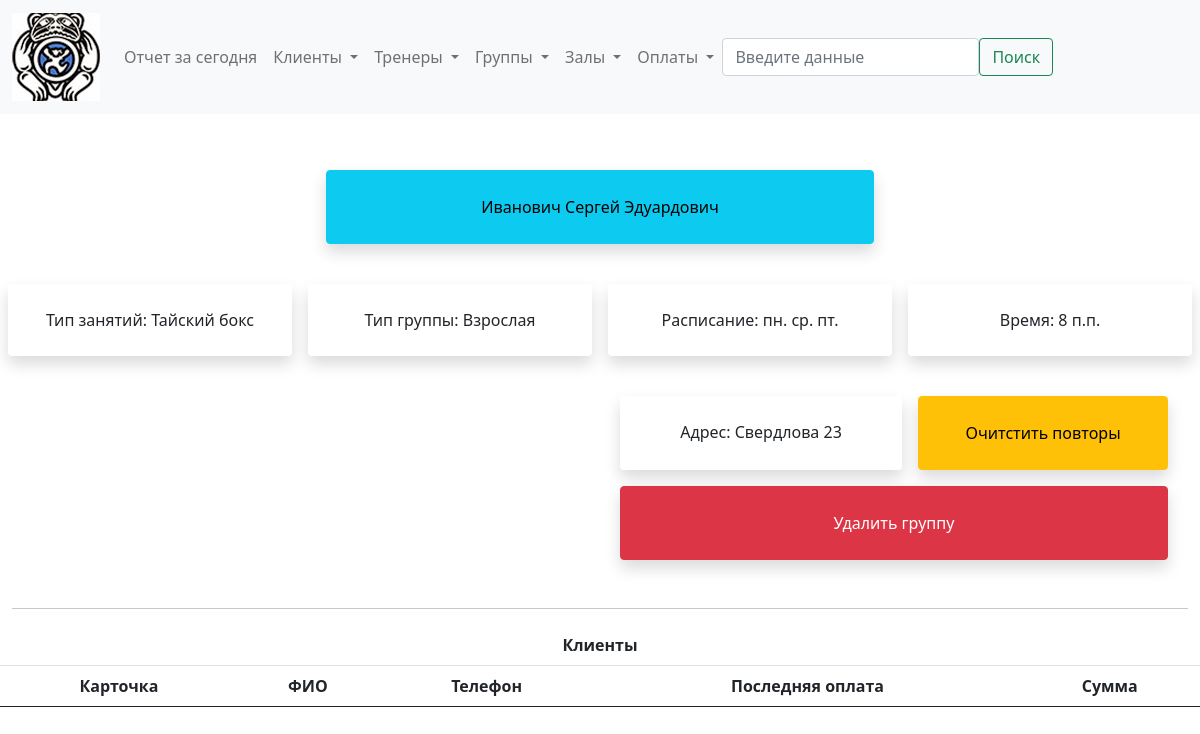
Before: /group/4 with the older database file.
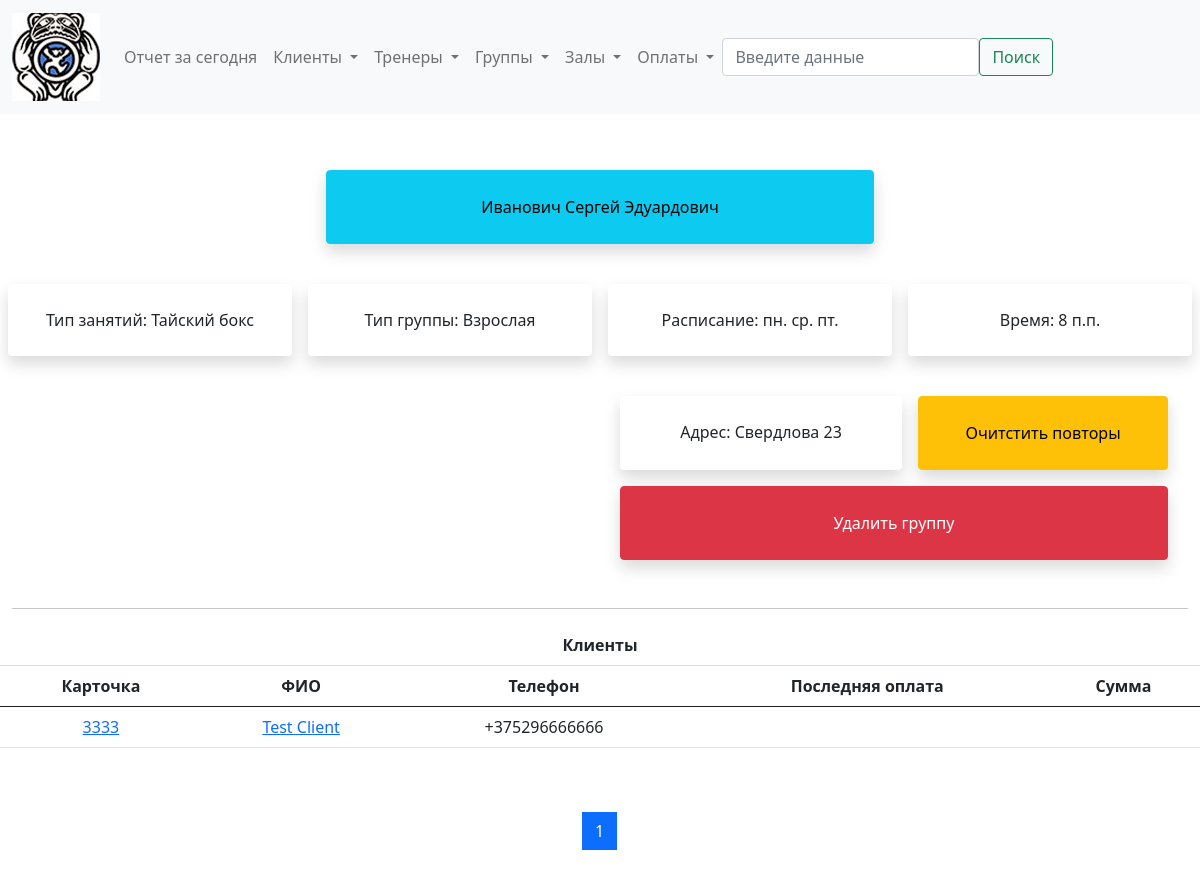
After: the same page with the newer database file.
### billing/models.py (models this page shows, shortened)
class Client(models.Model):
    member_card = models.CharField(verbose_name='Членская карта', max_length=4, blank=True, null=True)
    name = models.CharField(verbose_name='ФИО', max_length=50, blank=True, null=True)
    tel_number = models.CharField(verbose_name='Номер телефона', max_length=20, blank=True, null=True)
    info = models.TextField(verbose_name='Дополнительная информация', null=True, blank=True)
    training_type_choices = [
        ('I', 'Индивидуал'),
        ('G', 'В группе'),
        ('B', 'Смешанный'),
    ]
    cl_type = models.CharField(verbose_name='Тип клиента', max_length=1, choices=training_type_choices, default='G')
    treners = models.ManyToManyField(Trener, verbose_name='Тренер', blank=True)
    groups = models.ManyToManyField(Group, verbose_name='Группа', blank=True)
    def last_payment(self):
        payments = self.payment_set.order_by('-date')
        if payments:
            return payments[0]
    class Meta:
        verbose_name = 'Клиент'
        verbose_name_plural = 'Клиенты'
        ordering = ['name']

### billing/views.py (the view)
# urls.py: path('<slug:obj>/<int:id>', views.detail_object, name='detail_object'),
def detail_object(request, obj, id):
    model = obj_values[obj]
    inst = obj_values[obj].objects.get(id=id)
    page_obj = ''
    if obj == 'group':
        clients = inst.client_set.all()
        paginator = Paginator(clients, 50)
        page_number = request.GET.get('page')
        page_obj = paginator.get_page(page_number)
    return render(request, f'billing/detail/{obj}.html', {
        f'{obj}_model' : model,
        f'{obj}' : inst,
        'page_obj' : page_obj,
    })

### billing/models.py (called while the page is built)
    def __str__(self):
        return self.name

    def last_name(self):
        return self.name.split(" ")[0]

    def __str__(self):
        return self.address

### billing/templatetags/filters.py (called while the page is built)
@register.filter(name='times')
def times(value):
    return range(1, value+1)

### ChinukMaster/templates/billing/detail/group.html (shortened to what this page needs)
{% extends 'billing/base.html' %}
{% block content %}
    <div class="container-xxl d-flex flex-column align-items-center">
        <div class="row text-center mb-4 w-50">
            <a href="{% url 'detail_object' 'trener' group.trener.id %}" class="btn btn-info col p-4 shadow rounded m-2">{{group.trener}}</a>
        </div>
    </div>
    <div class="row mb-4 text-center">
        <div class="col p-4 shadow rounded m-2">
            Тип занятий:
            {% if group.sport_type == 'B' %} Классический бокс
            {% elif group.sport_type == 'T' %} Тайский бокс
            {% elif group.sport_type == 'W' %} Женская группа
            {% elif group.sport_type == 'M' %} ММА
            {% endif %}
        </div>
        <div class="col p-4 shadow rounded m-2">
            Тип группы:
            {% if group.gr_type == 'A' %} Взрослая
            {% else %} Детская
            {% endif %}
        </div>
        <div class="col p-4 shadow rounded m-2">
            Расписание:
            {% if group.schedule == 'even' %} вт. чт. сб.
            {% else %} пн. ср. пт.
            {% endif %}
        </div>
        <div class="col p-4 shadow rounded m-2">Время: {{group.time}}</div>
    </div>
    <div class="container-xxl d-flex flex-column align-items-end">
        <div class="row text-center mb-4 w-50">
            <div class="col-6 p-4 shadow rounded m-2">
                Адрес: {{group.address}}
            </div>
            <a href="{% url 'delete_duplicated' 'group' group.id %}" class="btn btn-warning col p-4 shadow rounded m-2">
                Очитстить повторы
            </a>
            <a href="{% url 'delete_object' 'group' group.id %}" class="btn btn-danger col p-4 shadow rounded m-2">
                Удалить группу
            </a>
        </div>
    </div>
    <hr>
    <div class="row d-flex justify-content-center">
        <table class="table table-hover">
            <thead>
                <tr class="text-center">
                    <th scope="col" colspan="5">Клиенты</th>
                </tr>
                <tr class="text-center">
                    <th scope="col">Карточка</th>
                    <th scope="col">ФИО</th>
                    <th scope="col">Телефон</th>
                    <th scope="col">Последняя оплата</th>
                    <th scope="col">Сумма</th>
                </tr>
            </thead>
            <tbody>
                {% for client in page_obj %}
                    <tr class="text-center">
                        <td><a href="{% url 'detail_object' obj='client' id=client.id %}">{{client.member_card}}</a></td>
                        <td><a href="{% url 'detail_object' obj='client' id=client.id %}">{{client.name}}</a></td>
                        <td>{{client.tel_number}}</td>
                        <td>{{client.last_payment.date}}</td>
                        <td>{{client.last_payment.total_amount}}</td>
                    </tr>
                {% endfor %}
            </tbody>
        </table>
    </div>
{% endblock %}

Changed rows visible on the page:
added Client: member_card "3333", name "Test Client", tel_number "+375296666666"
Other visible differences:
new list line: "1"
